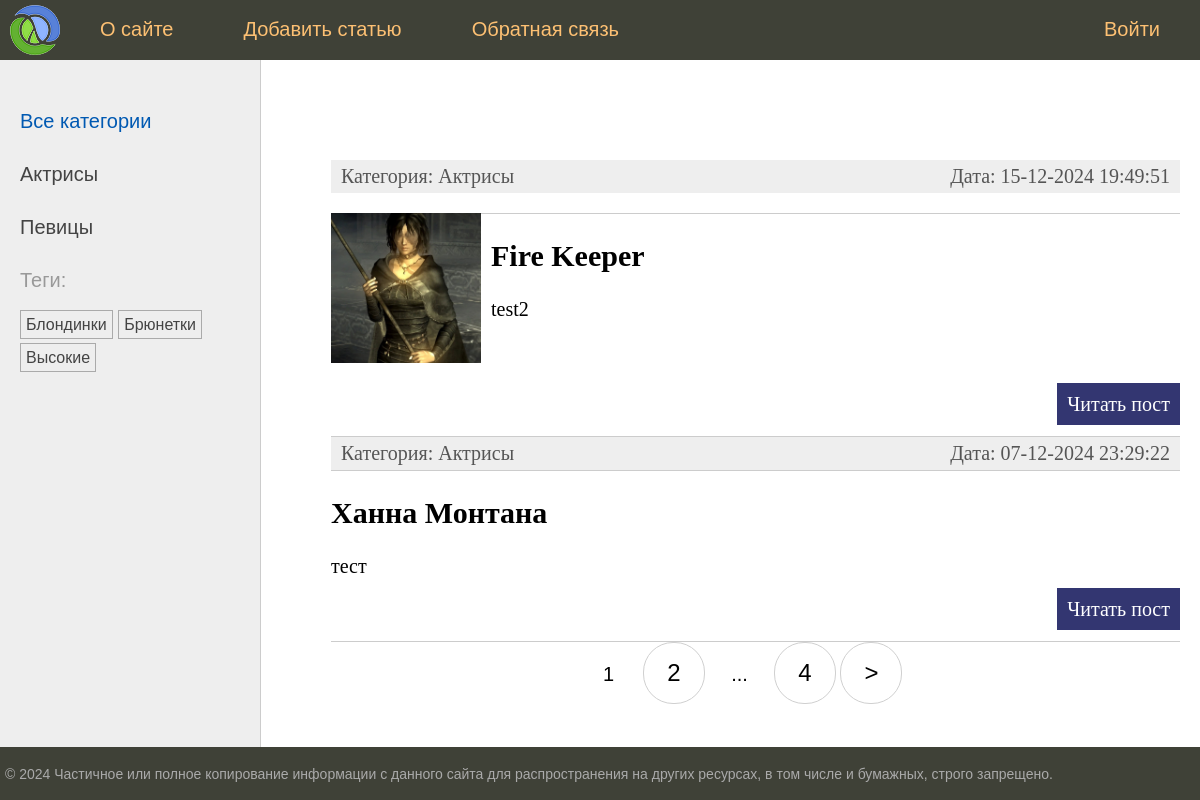
The page / on the database its author committed.
### women/models.py (models this page shows, shortened)
class Category(models.Model):
    name = models.CharField(max_length=100, db_index=True)
    slug = models.SlugField(max_length=255, unique=True)
    def get_absolute_url(self):
        return reverse("category", kwargs={"cat_slug": self.slug})
    class Meta:
        verbose_name = "Категория"
        verbose_name_plural = "Категории"
        db_table = 'category'

class TagPost(models.Model):
    tag = models.CharField(max_length=255, db_index=True)
    slug = models.SlugField(max_length=255, unique=True)
    def get_absolute_url(self):
        return reverse("tag", kwargs={"tag_slug": self.slug})
    class Meta:
        db_table = 'tag_post'

class Women(models.Model):
    class Status(models.IntegerChoices):
        DRAFT = 0, "Черновик"
        PUBLISHED = 1, "Опубликовано"
    title = models.CharField(max_length=255, verbose_name="Заголовок")
    slug = AutoSlugField(populate_from="title", slugify_function=slugify, verbose_name="Slug")
    content = models.TextField(blank=True, verbose_name="Текст статьи")
    time_create = models.DateTimeField(auto_now_add=True, verbose_name="Дата создания")
    time_update = models.DateTimeField(auto_now=True, verbose_name="Дата обновления")
    is_published = models.IntegerField(default=Status.DRAFT, choices=Status, verbose_name="Статус")
    cat = models.ForeignKey("Category", on_delete=models.PROTECT, related_name="posts", verbose_name="Категория")
    tags = models.ManyToManyField("TagPost", related_name="women", blank=True, verbose_name="Теги")
    husband = models.OneToOneField("Husband", on_delete=models.SET_NULL, null=True, blank=True, related_name="wife", verbose_name="Муж")
    photo = models.ImageField(upload_to="photos/%Y/%m/%d", default=None, blank=True, null=True, verbose_name="Фото")
    objects = models.Manager()
    published = PublishedManager()
    class Meta:
        verbose_name = "Известные женщины"
        verbose_name_plural = "Изветсные женщины"
        ordering = ['-time_create']
        indexes = [
            models.Index(fields=['-time_create']),
        ]
        db_table = 'women'
    def get_absolute_url(self):
        return reverse("post", kwargs={"post_slug": self.slug})

### women/views.py (the view)
# urls.py: path("", views.WomenHomeView.as_view(), name="home"),
class WomenHomeView(DataMixin, ListView):
    template_name = "women/index.html"
    context_object_name = "posts"
    page_title = "Главная страница"
    cat_selected = 0
    def get_queryset(self):
        queryset = Women.objects.all().select_related("cat")
        return queryset

### women/templatetags/women_tags.py (called while the page is built)
@register.inclusion_tag("women/list_categories.html")
def show_categories(cat_selected=0):
    cats = Category.objects.annotate(total=Count("posts")).filter(posts__gt=0)
    return {"cats": cats, "cat_selected": cat_selected}

@register.inclusion_tag("women/list_tag.html")
def show_tags(post=None):
    if post:
        tags = post.tags.all()
    else:
        tags = TagPost.objects.annotate(total=Count("women")).filter(women__gt=0)
    return {"tags": tags}

### women/utils.py (called while the page is built)
    def get_context_data(self, **kwargs):
        context = super().get_context_data(**kwargs)
        if self.page_title:
            context["title"] = self.page_title
        if self.cat_selected is not None:
            context["cat_selected"] = self.cat_selected
        return context

### women/templates/women/index.html (shortened to what this page needs)
{% extends 'base.html' %}
{% block content %}
<ul class="list-articles">
	{% for p in posts %}
        <li><div class="article-panel">
            <p class="first">Категория: {{ p.cat.name }}</p>
            <p class="last">Дата: {{ p.time_update|date:"d-m-Y H:i:s" }}</p>
        </div>
        {% if p.photo %}
            <p><img src="{{ p.photo.url }}"  class="img-article-left thumb"></p>
        {% endif %}
        <li><h2>{{p.title}}</h2>
    {% autoescape off %}
	{{p.content|linebreaks|truncatewords:40}}
    {% endautoescape %}
        <p class="link-read-post"><a href="{{ p.get_absolute_url }}">Читать пост</a></p>
        </li>
    {% endfor %}
</ul>
{% endblock %}
{% block navigation %}
    {% if page_obj.has_other_pages %}
    <nav class="list-pages">
        {% for p in paginator.page_range %}
            {% if page_obj.number == p %}
                <li class="page-num page-num-selected">
                    {{ p }}
                </li>
            {% elif page_obj.number|add:-1 <= p and p <= page_obj.number|add:1 %}
                <li class="page-num">
                    <a href="?page={{ p }}">{{ p }}</a>
                </li>
            {% endif %}
        {% endfor %}
        {% if page_obj.number|add:1 != paginator.num_pages and page_obj.number != paginator.num_pages  %}
            <li class="page-num page-num-selected">
                    ...
           </li>
            <li class="page-num">
                <a href="?page={{ paginator.num_pages }}">{{ paginator.num_pages }}</a>
            </li>
        {% endif %}
        {% if page_obj.has_next %}
            <li class="page-num">
                <a href="?page={{ page_obj.next_page_number }}">&gt;</a>
            </li>
        {% endif %}
    </nav>
    {% endif %}
{% endblock %}

### women/templates/women/list_categories.html
{% for cat in cats %}
{% if cat.id == cat_selected%}
        <li class="selected">{{cat.name}}</li>
{%else%}
        <li><a href="{{ cat.get_absolute_url }}">{{cat.name}}</a></li>
{%endif%}
{% endfor %}

### women/templates/women/list_tag.html
 {% if tags %}
    <p>Теги:</p>
        <ul class="tags-list">
            {% for tag in tags %}
                <li><a href="{{ tag.get_absolute_url }}">{{ tag.tag }}</a></li>
            {% endfor %}
        </ul>
{% endif %}

### women/static/women/css/styles.css (style rules this page uses)
html, body { font-family: 'Arial'; margin: 0; padding: 0; height: 100%; width: 100%; color: #444; }
a { color: #0059b2; text-decoration: none; }
img { max-width: 600px; height: auto; }
img.img-article-left { max-width: 300px; height: auto; float: left; padding: 0 10px 10px 0; }
img.img-article-left.thumb { max-width: 150px; height: auto; }
p.link-read-post { text-align: right; }
p.link-read-post a { padding: 10px; min-width: 100px; background: #333671; color: #fff; text-decoration: none; }
div.article-panel { background: #eee; padding: 5px 10px 5px 10px; box-sizing: border-box; overflow: hidden; color: #555; }
div.article-panel p.first { margin: 0; float: left; }
div.article-panel p.last { margin: 0; float: right; }
ul.list-articles { list-style: none; margin: 0; padding: 0; }
ul.list-articles li { border-bottom: 1px solid #ccc; }
.left-chapters ul { width: 230px; margin: 0; padding: 20px 10px 10px 20px; list-style: none; font-size: 20px; }
.left-chapters ul li { margin: 30px 0 0 0; color: #999; }
.left-chapters ul li a { color: #444; text-decoration: none; }
ul.tags-list { width: 100%; margin: 0; padding: 0; list-style: none; }
ul.tags-list li { margin: 0; padding: 0 0 10px; display: inline-block; }
ul.tags-list li a { padding: 5px; font-size: 16px; border: 1px solid #aaa; }
.list-pages { text-align: center; margin: 0 0 20px 0; }
.list-pages a { color: #000; font-size: 24px; text-decoration: none; }
.list-pages .page-num, .page-num-selected { display: inline-block; width: 60px; height: 44px; padding: 16px 0 0 0; border: 1px solid #d0d0d0; border-radius: 30px; }
.list-pages .page-num-selected { border: none; color: #000; font-size: 20px; }

### rows shown on the page
Category: name "Актрисы"
Category: name "Певицы"
TagPost: tag "Блондинки"
TagPost: tag "Брюнетки"
TagPost: tag "Высокие"
Women: cat.name "Актрисы", time_update "15-12-2024 19:49:51", photo (picture), title "Fire Keeper", content "test2"
Women: cat.name "Актрисы", time_update "07-12-2024 23:29:22", title "Ханна Монтана", content "тест"

### other values the page prints
{{ m.title }} "О сайте" "Добавить статью" "Обратная связь" "Войти"
{{ p }} "1"
{{ p }} "2"
{{ paginator.num_pages }} "4"
